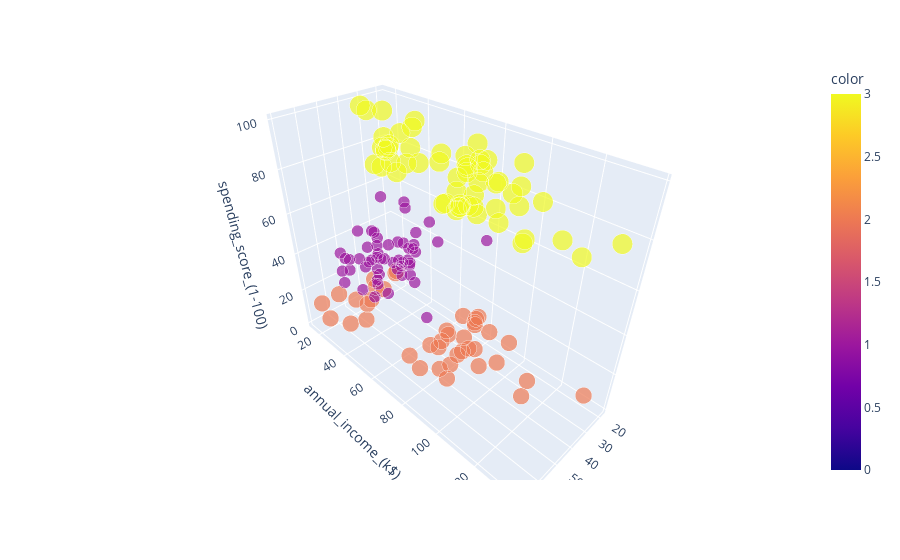

Notebook code for this chart:
### Code cell
fig = plt.figure(figsize=(30, 30), dpi=280, facecolor='w', edgecolor='k')
fig = px.scatter_3d(x=df.age,
                   y=df["annual_income_(k$)"],
                   z=df["spending_score_(1-100)"],
                   color=df.label,
                   
                   
        
                   labels = {"x": "Age",
                             "y": "annual_income_(k$)",
                             "z": "spending_score_(1-100)"},
                   hover_name=df["label"])
fig.update_traces(marker_size = 4)

fig.show()

### Figure 1 — Plotly figure (JSON) as saved in the notebook; plotly's stock layout.template omitted (floating-point values rounded to 4 significant figures; data arrays with more than 128 entries replaced by an {"elided": "..."} marker saying what was removed)
{"data": [{"hovertemplate": "<b>%{hovertext}</b><br><br>Age=%{x}<br>annual_income_(k$)=%{y}<br>spending_score_(1-100)=%{z}<br>size=%{marker.size}<br>color=%{marker.color}<extra></extra>", "hovertext": {"elided": "200 int values"}, "legendgroup": "", "marker": {"color": {"elided": "200 int values"}, "coloraxis": "coloraxis", "size": {"elided": "200 int values"}, "sizemode": "area", "sizeref": 0.0075, "symbol": "circle"}, "mode": "markers", "name": "", "scene": "scene", "showlegend": false, "type": "scatter3d", "x": {"elided": "200 int values"}, "y": {"elided": "200 int values"}, "z": {"elided": "200 int values"}}], "layout": {"coloraxis": {"colorbar": {"title": {"text": "color"}}, "colorscale": [[0, "#0d0887"], [0.1111, "#46039f"], [0.2222, "#7201a8"], [0.3333, "#9c179e"], [0.4444, "#bd3786"], [0.5556, "#d8576b"], [0.6667, "#ed7953"], [0.7778, "#fb9f3a"], [0.8889, "#fdca26"], [1, "#f0f921"]]}, "legend": {"itemsizing": "constant", "tracegroupgap": 0}, "margin": {"t": 60}, "scene": {"domain": {"x": [0, 1], "y": [0, 1]}, "xaxis": {"title": {"text": "Age"}}, "yaxis": {"title": {"text": "annual_income_(k$)"}}, "zaxis": {"title": {"text": "spending_score_(1-100)"}}}}}
